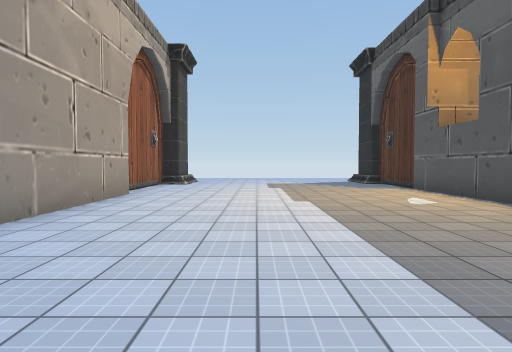
View 1 (above)

24 first-person views from a walk through a 3-D level made in the Unity game engine. The camera is 1.4 m above the floor, tilts 2° down and sees 75° across. The floor is counted in squares, 2 m on a side. Each view is taken from the middle of a square. On the plan, view 1 faces up. The plan holds only what a view shows up to about 10 squares ahead; the rest is blank. The place goes on beyond the plan. The player is left out. Some animated figures are left out. Some surface patterns are stand-ins.

View 2
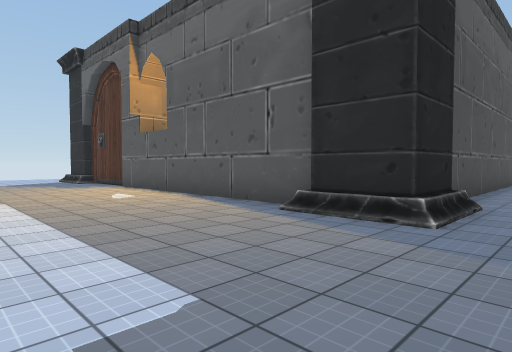

View 3
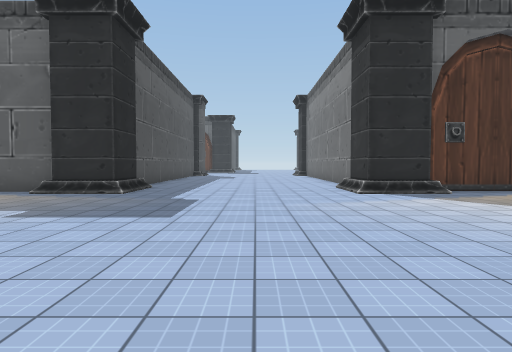

View 4
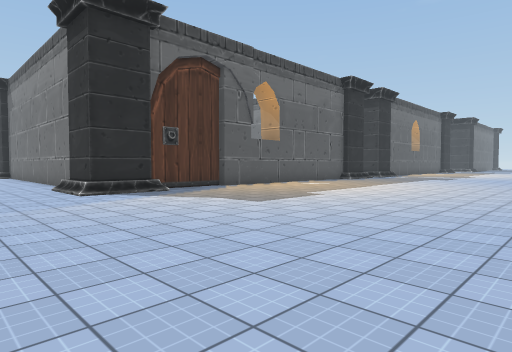

View 5
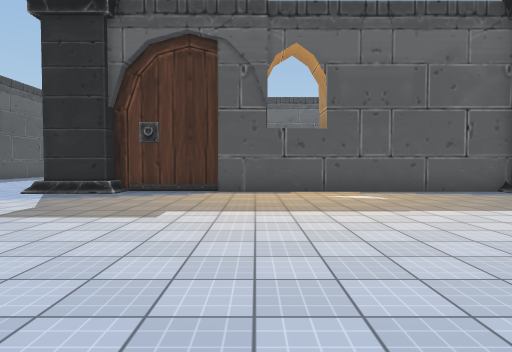

View 6
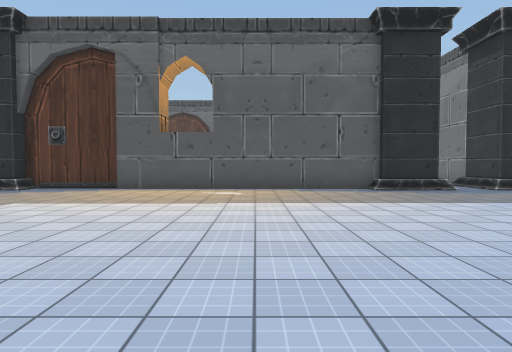

View 7
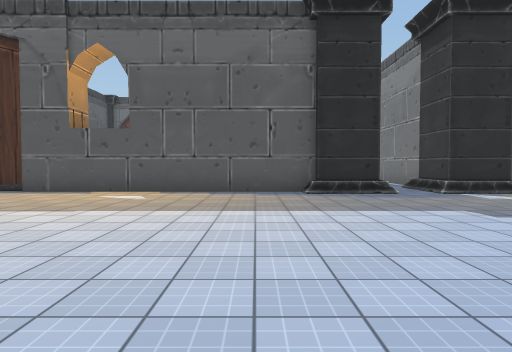

View 8
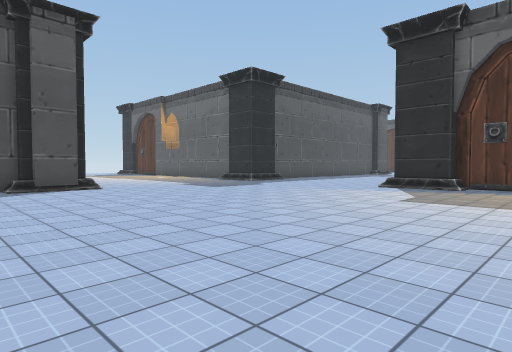

View 9
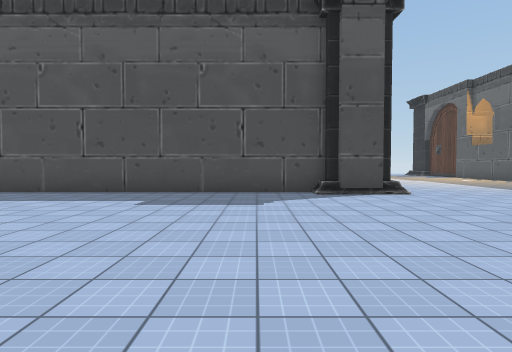

View 10
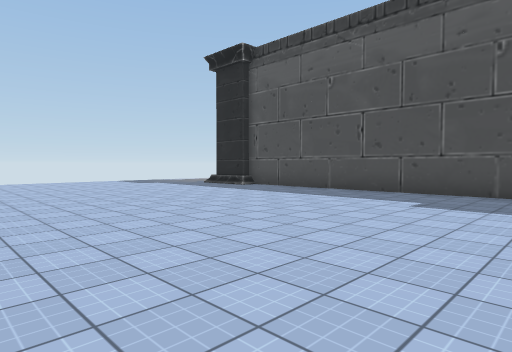

View 11
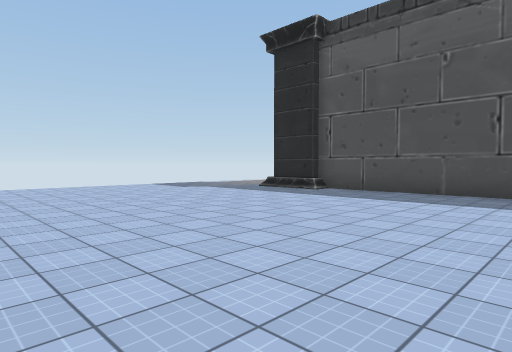

View 12
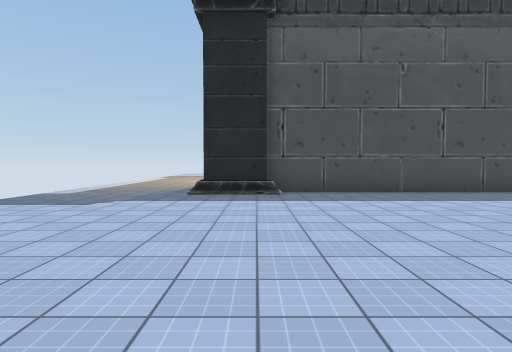

View 13
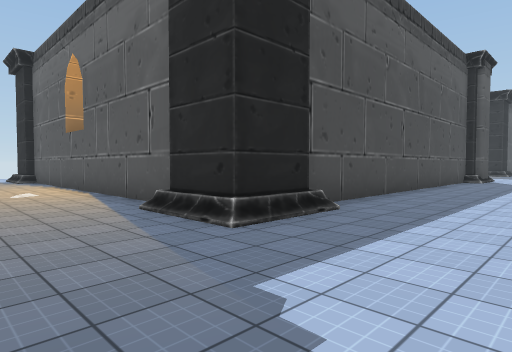

View 14
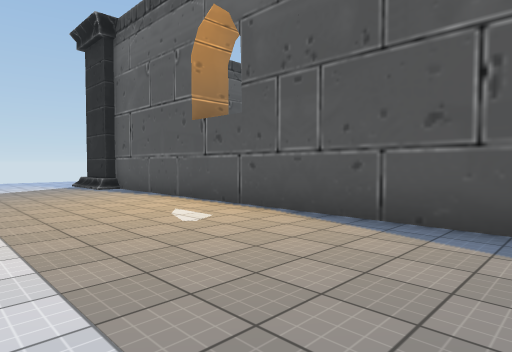

View 15
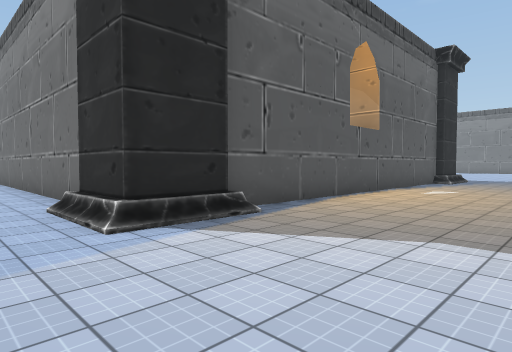

View 16
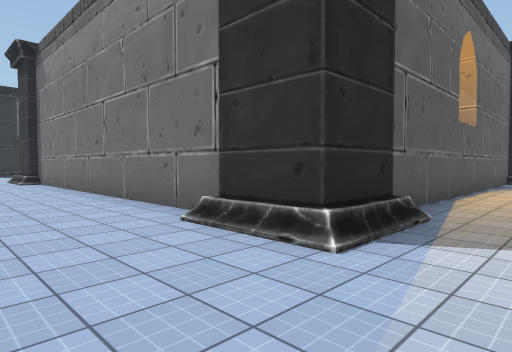

View 17
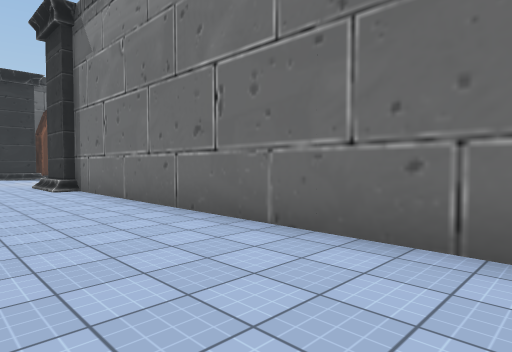

View 18
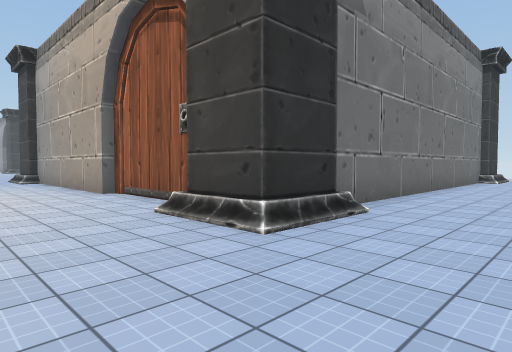

View 19
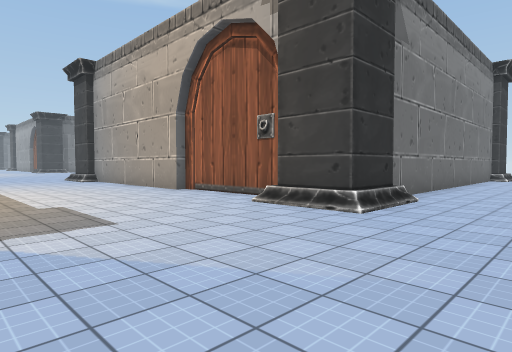

View 20
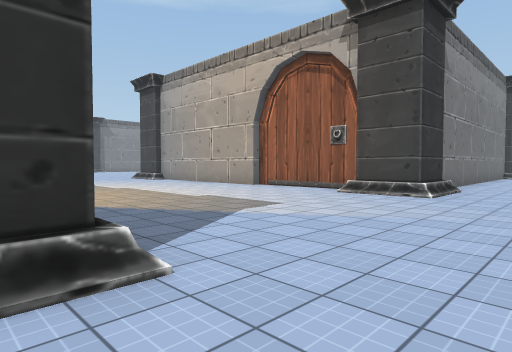

View 21
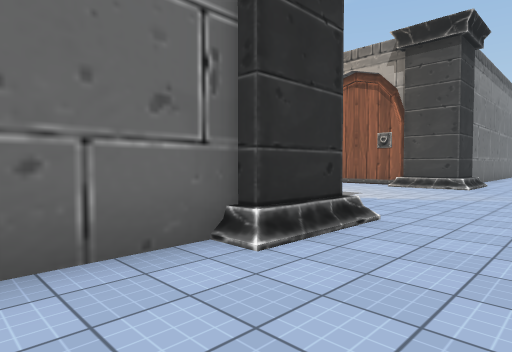

View 22
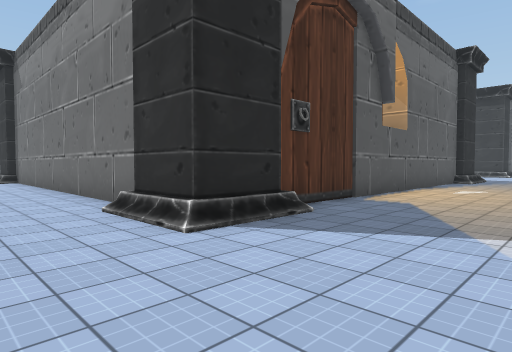

View 23
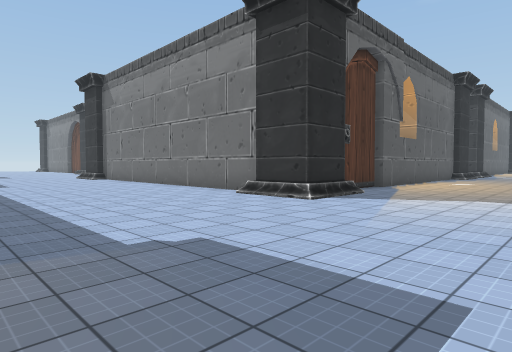

View 24
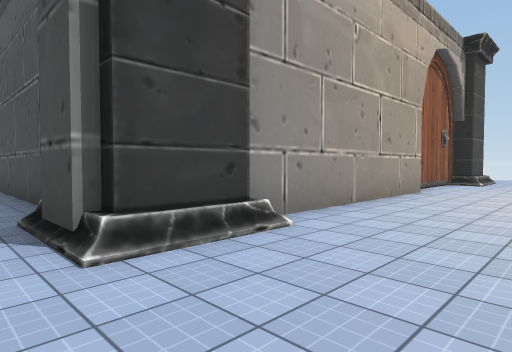

### Floor plan
Points are (right, up) in squares from view 1. A wall is a line through its corners. A room is listed if a view was taken in it or the views show most of it. See-through windows are left out.
Room 1 (views 1, 2, 3, 4, 5, 6, 7, 8, 9, 10, 11, 12, 13, 14, 15, 16, 17, 18, 19, 20, 21, 22, 23, 24)
walls: (-3.9, 0.1) (-4.3, 0.1); (-2.7, 0.1) (-3, 0.1); (-2.7, 1.8) (-2.7, -0.1) (-4.3, -0.1) (-4.3, 0.4) (-14.8, 0.4); (-14.5, 0.1) (-16.4, 0.1); (-3, 7.9) (-3, 1.9); (-16.3, -0.1) (-16.3, 1.6); (4.2, 0.4) (4.2, 2.1); (-16, 2) (-16, 11.7); (4.2, -5.8) (5.9, -5.8); (4.5, 2.1) (4.5, 12); (4.2, -7.3) (4.2, -5.6); (5.9, 0.4) (4.1, 0.4); (6, -6) (8.1, -6); (4.8, -10.1) (4.8, -7.3) (4.1, -7.3); (-3.4, 11.6) (-3.4, 7.9); (-4.4, 13.5) (-2.7, 13.5) (-2.7, 11.8); (9.5, 0.8) (6.8, 0.8); (-16.3, 11.7) (-16.3, 13.5) (-14.6, 13.5); (-14.5, 13.1) (-4.2, 13.1); (4.2, 12.2) (4.2, 13.8) (5.9, 13.8); (4.5, -17.6) (4.5, -10); (5.8, 13.5) (9.5, 13.5); (4.2, -19.1) (4.2, -17.5)
low walls: (-14.5, -0.1) (-16.4, -0.1) (-16.4, 1.5); (4.1, 0.4) (4.1, 2); (4.1, -7.3) (4.1, -5.6) (5.7, -5.6); (-16.4, 11.7) (-16.4, 13.2); (4.1, 12.5) (4.1, 13.5); (4.1, -18.9) (4.1, -17.5)

Positions as (right, up) in squares from view 1, and headings:
1: (0, 0), facing up
2: (0, -1), facing up-right
3: (-4, -3), facing right
4: (-4, -3), facing down-right
5: (-4, -11), facing right
6: (-5, -14), facing right
7: (-4, -16), facing right
8: (-6, -10), facing up-right
9: (-6, -8), facing up
10: (-6, -8), facing up-left
11: (-9, -8), facing up-left
12: (-15, -8), facing up
13: (-19, -3), facing up-right
14: (-20, 2), facing up-right
15: (-20, 15), facing down-right
16: (-18, 16), facing down-right
17: (-14, 16), facing down-right
18: (0, 16), facing down-left
19: (2, 16), facing down-left
20: (5, 16), facing down-left
21: (8, 16), facing down-left
22: (1, 16), facing down-right
23: (0, 0), facing down-right
24: (0, -1), facing up-left
